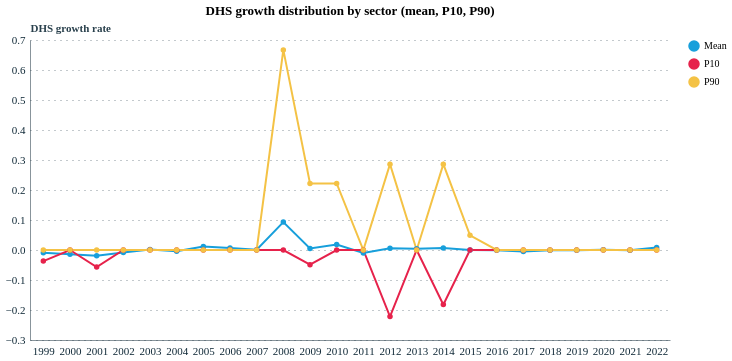

Notebook cell for this chart:
### Markdown cell above
---
## 3. DHS Growth Rates

DHS growth rate: g = (E_t − E_{t−1}) / ((E_t + E_{t−1}) / 2), bounded [−2, 2]. Incumbents only.

### Code cell
# Mean DHS growth by sector — line chart (interactive)
sec_sel3 = alt.binding_select(options=SECTORS, name='Sector: ')
sec_par3 = alt.selection_point(fields=['category'], bind=sec_sel3, value=SECTORS[0])

gr_lines = gr_s.melt(
    id_vars=['year', 'category'],
    value_vars=['mean_dhs_growth', 'p10_dhs_growth', 'p90_dhs_growth'],
    var_name='stat', value_name='value'
)
gr_lines['stat'] = gr_lines['stat'].map({
    'mean_dhs_growth': 'Mean', 'p10_dhs_growth': 'P10', 'p90_dhs_growth': 'P90'
})

alt.Chart(gr_lines).mark_line(point=True, strokeWidth=2).encode(
    x=alt.X('year:O', title=''),
    y=alt.Y('value:Q', title='DHS growth rate'),
    color=alt.Color('stat:N',
        scale=alt.Scale(domain=['Mean', 'P10', 'P90'],
                        range=[pallete['nominal_1'], pallete['nominal_2'], pallete['nominal_3']]),
        legend=alt.Legend(title='')),
    tooltip=['year:O', 'stat:N', alt.Tooltip('value:Q', format='.3f')]
).add_params(sec_par3).transform_filter(sec_par3
).properties(title='DHS growth distribution by sector (mean, P10, P90)', width=640, height=300)

### Figure 1 — Vega-Lite specification as saved in the notebook (floating-point values rounded to 4 significant figures; data arrays with more than 128 entries replaced by an {"elided": "..."} marker saying what was removed)
{"config": {"font": "Circular Std", "mark": {"line": {"interpolate": "linear"}}, "view": {"stroke": "transparent", "width": 400, "height": 300}, "range": {"category": ["#179fdb", "#e6224b", "#f4c245", "#122b39", "#eb5c2e", "#36b7b4"], "diverging": ["#E6224B", "#E54753", "#C9C9C9", "#179FDB", "#122B39"], "heatmap": ["#C9C9C9", "#179FDB", "#0063AF", "#122B39"], "ordinal": ["#00A767", "#36B7B4", "#179FDB", "#0063AF", "#243B5A"]}, "axisX": {"labelColor": "#122b39", "tickColor": "#122b39", "domainColor": "#122b39", "domainOpacity": 0.5, "gridOpacity": 0, "labelFont": "Circular Std", "labelAngle": 0, "labelAlign": "center", "labelFontSize": 11, "labelPadding": 5, "tickCount": 10, "tickSize": 0, "title": ""}, "axisY": {"labelColor": "#122b39", "labelFont": "Circular Std", "tickColor": "#122b39", "domainColor": "#122b39", "gridColor": "#122b39", "gridDash": [1, 5], "gridOpacity": 0.5, "labelPadding": 5, "labelFontSize": 11, "domainOpacity": 0.5, "tickSize": 0, "title": null, "titleAlign": "left", "titleAngle": 0, "titleBaseline": "bottom", "titleColor": "#122b39", "titleOpacity": 0.9, "titleX": 0, "titleY": -7}}, "data": {"name": "data-3cda0f40f050ade5e846d217d47a253c"}, "mark": {"type": "line", "point": true, "strokeWidth": 2}, "encoding": {"color": {"field": "stat", "legend": {"title": ""}, "scale": {"domain": ["Mean", "P10", "P90"], "range": ["#179fdb", "#e6224b", "#f4c245"]}, "type": "nominal"}, "tooltip": [{"field": "year", "type": "ordinal"}, {"field": "stat", "type": "nominal"}, {"field": "value", "format": ".3f", "type": "quantitative"}], "x": {"field": "year", "title": "", "type": "ordinal"}, "y": {"field": "value", "title": "DHS growth rate", "type": "quantitative"}}, "height": 300, "params": [{"name": "param_3", "select": {"type": "point", "fields": ["category"]}, "bind": {"input": "select", "options": ["Agriculture", "Business Support Services", "Construction", "Hospitality", "IT & Computer Services", "Manufacturing", "Other Information Services", "Other Primary Industries", "Other Services", "Professional Services", "Retail Trade", "Social care", "Transport & Logistics", "Utilities", "Wholesale Trade"], "name": "Sector: "}, "value": "Agriculture"}], "title": "DHS growth distribution by sector (mean, P10, P90)", "transform": [{"filter": {"param": "param_3"}}], "width": 640, "$schema": "https://vega.github.io/schema/vega-lite/v5.20.1.json", "datasets": {"data-3cda0f40f050ade5e846d217d47a253c": {"elided": "1080 records"}}}
